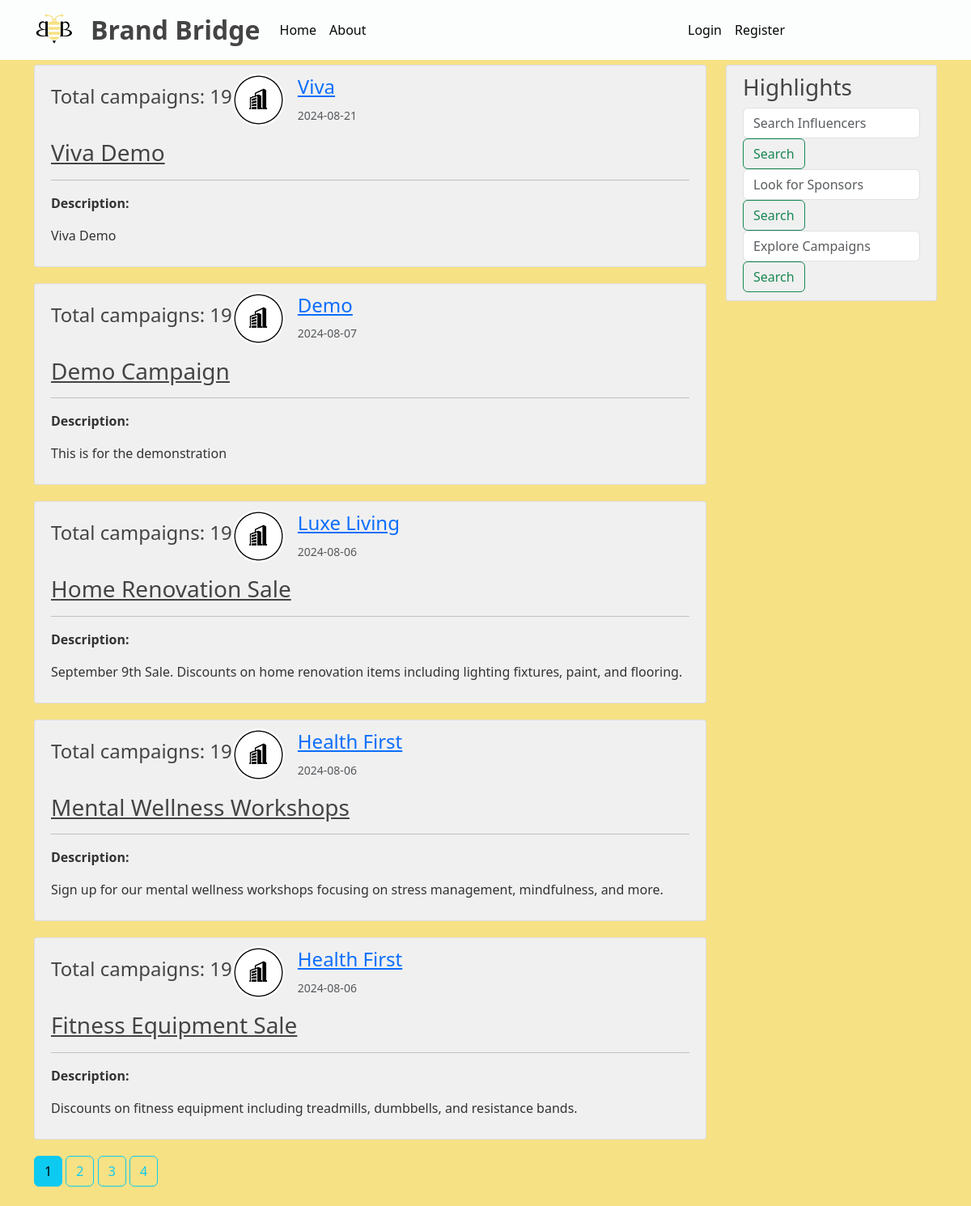
The page /home on the database its author committed.
### BrandBridge/models.py (models this page shows, shortened)
class Campaign(db.Model):
    id = db.Column(db.Integer, primary_key=True)
    title = db.Column(db.String(100), nullable=False)
    desc = db.Column(db.Text, nullable=False)
    date_posted = db.Column(db.DateTime, nullable=False, default=lambda: datetime.now(timezone("Asia/Kolkata")))
    start_date = db.Column(db.DateTime, nullable=False)
    end_date = db.Column(db.DateTime, nullable=False)
    budget = db.Column(db.String(15), nullable=False)
    goals = db.Column(db.Text, nullable=False)
    sponsor_id = db.Column(db.Integer, db.ForeignKey('sponsor.id'), nullable=False)
    ad_requests = db.relationship('AdRequest', backref='campaign', lazy=True)

class Sponsor(db.Model, UserMixin):
    id = db.Column(db.Integer, primary_key=True)
    email = db.Column(db.String(120), unique=True, nullable=False)
    company_name = db.Column(db.String(40), unique=True, nullable=False)
    industry = db.Column(db.String(40), nullable=False)
    budget = db.Column(db.String(15), nullable=False)
    image_file = db.Column(db.String(20), nullable=False, default='default_company.png')
    password = db.Column(db.String(60), nullable=False)
    campaigns = db.relationship('Campaign', backref='owner', lazy=True)

### BrandBridge/routes.py (the view)
@app.route('/')
@app.route('/home')
def home():
    print("home_page")
    page=request.args.get('page', 1, type=int)
    campaigns = Campaign.query.order_by(Campaign.date_posted.desc()).paginate(page=page, per_page=5)
    campaigns_page = Campaign.query.all()
    return render_template('home.html', campaigns=campaigns, count=len(campaigns_page))

### BrandBridge/templates/home.html (shortened to what this page needs)
{% extends "layout.html" %}
{% block content %}
    {% for campaign in campaigns.items %}
        <article class="media content-section">
            <div class="d-flex align-items-center">
                <h4>Total campaigns: {{count}}</h4>
                <img class="rounded-circle article-img" src="{{ url_for('static', filename='profile_pics/'+campaign.owner.image_file)}}">
                <div class="ml-3">
                    <h4><a class="mr-2" href="{{ url_for('sponsor_campaigns', company_name=campaign.owner.company_name)}}">{{ campaign.owner.company_name }}</a></h4>
                    <small class="text-muted">{{ campaign.date_posted.strftime('%Y-%m-%d') }}</small>
                </div>
            </div>
            <div class="media-body mt-3">
                <h3><a class="article-title" href="{{url_for('campaign', campaign_id=campaign.id)}}">{{ campaign.title }}</a></h3>
                <hr>
                <p class="article-content"><B>Description:</B></p>
                <p class="article-content">{{ campaign.desc }}</p>
            </div>
        </article>
    {% endfor %}
    {% for page_num in campaigns.iter_pages(left_edge=1, right_edge=1, left_current=2, right_current=3) %}
        {% if page_num %}
            {% if campaigns.page == page_num %}
                <a class="btn btn-info mb-4" href="{{ url_for('home', page=page_num) }}">{{ page_num }}</a>
            {% else %}
                <a class="btn btn-outline-info mb-4" href="{{ url_for('home', page=page_num) }}">{{ page_num }}</a>
            {% endif %}
        {% endif %}
    {% endfor %}
{% endblock content %}

### BrandBridge/static/main.css (style rules this page uses)
body { background: #f7e185; color: #333333; margin-top: 5rem; }
h1, h2, h3, h4, h5, h6 { color: #444444; }
.content-section { background: #f0f0f0; padding: 10px 20px; border: 1px solid #dddddd; border-radius: 3px; margin-bottom: 20px; }
.article-title { color: #444444; }
.article-content { white-space: pre-line; }
.article-img { height: 65px; width: 65px; margin-right: 16px; }

### rows shown on the page
Campaign: id "19", image_file (placeholder picture), owner.company_name "Viva", date_posted "2024-08-21", title "Viva Demo", desc "Viva Demo"
Campaign: count "19", image_file (placeholder picture), owner.company_name "Demo", date_posted "2024-08-07", title "Demo Campaign", desc "This is for the demonstration"
Campaign: count "19", image_file (placeholder picture), owner.company_name "Luxe Living", date_posted "2024-08-06", title "Home Renovation Sale", desc "September 9th Sale. Discounts on home renovation items including lighting fixtures, paint, and flooring."
Campaign: count "19", image_file (placeholder picture), owner.company_name "Health First", date_posted "2024-08-06", title "Mental Wellness Workshops", desc "Sign up for our mental wellness workshops focusing on stress management, mindfulness, and more."
Campaign: count "19", image_file (placeholder picture), owner.company_name "Health First", date_posted "2024-08-06", title "Fitness Equipment Sale", desc "Discounts on fitness equipment including treadmills, dumbbells, and resistance bands."

### other values the page prints
{{ page_num }} "1"
{{ page_num }} "2" "3" "4"
